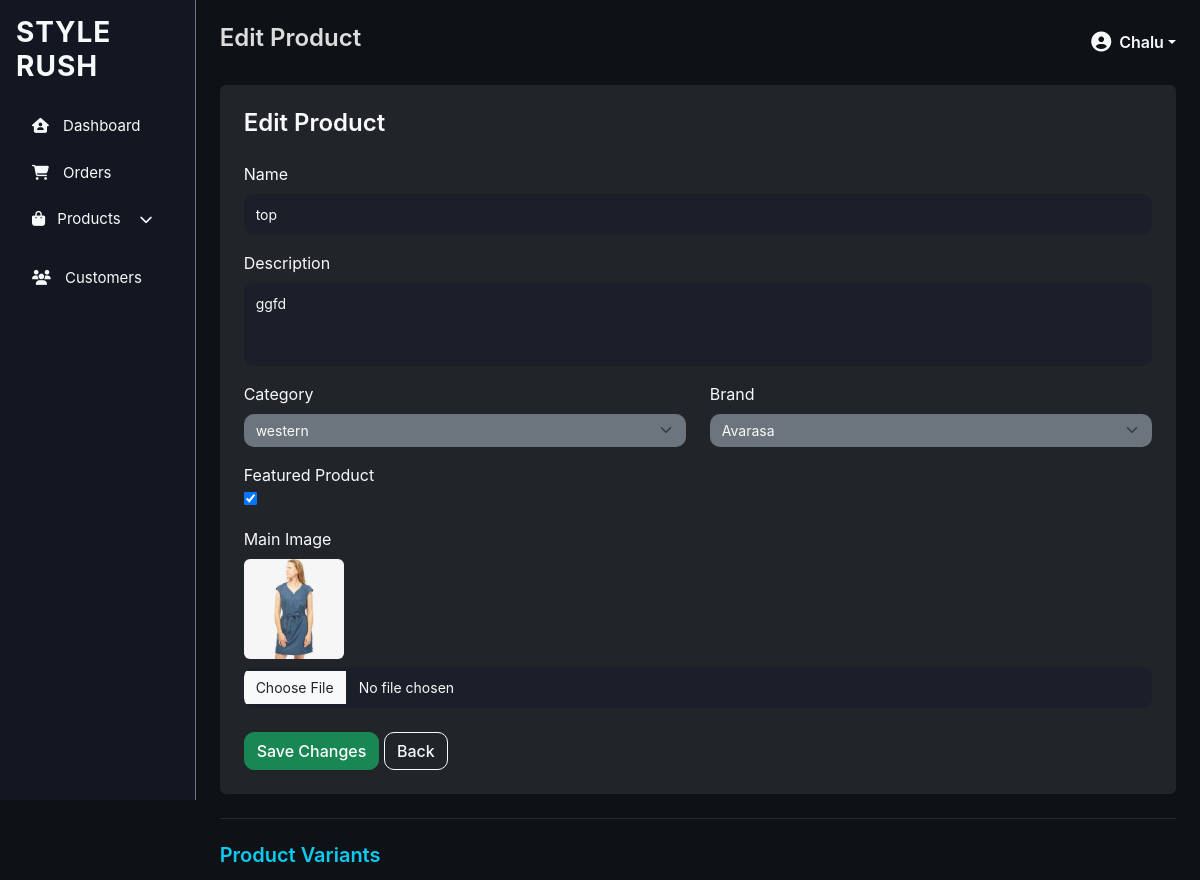
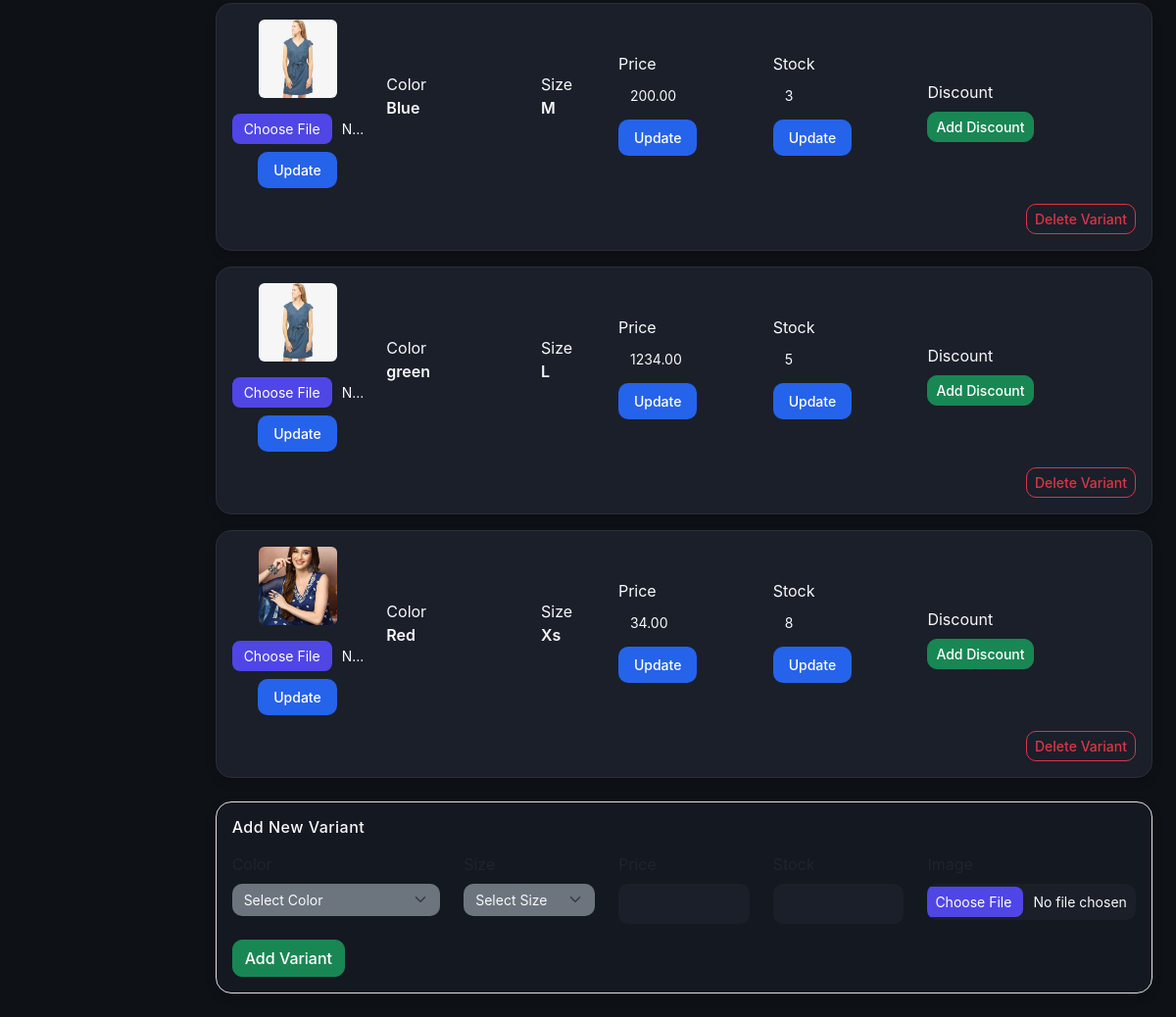
/productapp/products/2/edit/ (signed in), run on the app's committed database (2 pictures, top to bottom).
### fashion/models.py (models this page shows, shortened)
class CustomUser(AbstractUser):
    email = models.EmailField(unique=True)
    USERNAME_FIELD = 'username'
    REQUIRED_FIELDS = ['email']

### product/models.py (models this page shows, shortened)
class Product(models.Model):
    name = models.CharField(max_length=150)
    description = models.TextField(blank=True)
    category = models.ForeignKey(Category, on_delete=models.CASCADE, related_name='products')
    brand = models.ForeignKey(Brand, on_delete=models.SET_NULL, null=True, blank=True)
    featured = models.BooleanField(default=False)
    created_at = models.DateTimeField(auto_now_add=True)
    image = models.ImageField(upload_to='products/main/', blank=True, null=True)

class Category(models.Model):
    name = models.CharField(max_length=100)
    image = models.ImageField(upload_to='categories/', blank=True, null=True)

class Brand(models.Model):
    name = models.CharField(max_length=100)
    logo = models.ImageField(upload_to='brands/', blank=True, null=True)
    website = models.URLField(blank=True, null=True)

class ProductVariant(models.Model):
    product = models.ForeignKey(Product, on_delete=models.CASCADE, related_name='variants')
    color = models.ForeignKey(ProductColor, on_delete=models.CASCADE, related_name='variants')
    size = models.ForeignKey(ProductSize, on_delete=models.CASCADE, related_name='variants')
    price = models.DecimalField(max_digits=8, decimal_places=2)
    stock = models.PositiveIntegerField(default=0)
    image = models.ImageField(upload_to='products/variants/', blank=True, null=True)
    class Meta:
        unique_together = ('product','color', 'size')  # Prevent duplicate combinations

class ProductColor(models.Model):
    name = models.CharField(max_length=50)
    color_code = models.CharField(max_length=7, help_text="HEX code like #ff0000", blank=True, null=True)
    main_image = models.ImageField(upload_to='products/colors/', blank=True, null=True)

class ProductSize(models.Model):
    size=models.CharField(max_length=5)

### productapp/views.py (the view, shortened to what this page needs)
# urls.py: path('products/<int:product_id>/edit/', edit_product, name='edit_product'),
@login_required
@user_passes_test(lambda u: u.is_superuser)
def edit_product(request, product_id):
    product = get_object_or_404(Product, id=product_id)
    categories = Category.objects.all()
    brands = Brand.objects.all()
    colors = ProductColor.objects.all()
    sizes = ProductSize.objects.all()
    variants = product.variants.all()
    return render(request, 'admin_app/edit_product.html', {
        'product': product,
        'categories': categories,
        'brands': brands,
        'colors': colors,
        'sizes': sizes,
        'variants': variants,
    })

### product/models.py (called while the page is built)
    def is_active(self):
        now = timezone.now()
        return self.active and self.start_date <= now and (self.end_date is None or now <= self.end_date)

### templates/admin_app/edit_product.html (shortened to what this page needs)
{% extends 'admin_app/base.html' %}
{% block title %}Edit Product{% endblock %}
{% block 'content' %}
<form method="POST" enctype="multipart/form-data" class="bg-dark p-4 rounded">
    <h4 class="fw-bold mb-4">Edit Product</h4>
    <div class="mb-3">
        <label class="form-label text-light">Name</label>
        <input type="text" name="name" value="{{ product.name }}" class="form-control bg-secondary text-light border-0">
    </div>
    <div class="mb-3">
        <label class="form-label text-light">Description</label>
        <textarea name="description" rows="3" class="form-control bg-secondary text-light border-0">{{ product.description }}</textarea>
    </div>
    <div class="row">
        <div class="col-md-6 mb-3">
            <label class="form-label text-light">Category</label>
            <select name="category" class="form-select bg-secondary text-light border-0">
                {% for cat in categories %}
                    <option value="{{ cat.id }}" {% if cat.id == product.category.id %}selected{% endif %}>
                        {{ cat.name }}
                    </option>
                {% endfor %}
            </select>
        </div>
        <div class="col-md-6 mb-3">
            <label class="form-label text-light">Brand</label>
            <select name="brand" class="form-select bg-secondary text-light border-0">
                {% for b in brands %}
                    <option value="{{ b.id }}" {% if product.brand and b.id == product.brand.id %}selected{% endif %}>
                        {{ b.name }}
                    </option>
                {% endfor %}
            </select>
        </div>
    </div>
    <div class="mb-3">
        <label>Featured Product</label><br>
        <input type="checkbox" name="featured" {% if product.featured %}checked{% endif %}>
    </div>
    <div class="mb-4">
        <label class="form-label text-light">Main Image</label><br>
        {% if product.image %}
            <img src="{{ product.image.url }}" width="100" class="rounded mb-2"><br>
        {% endif %}
        <input type="file" name="image" class="form-control bg-secondary text-light border-0">
    </div>
    <div class="mt-4">
        <button type="submit" class="btn btn-success">Save Changes</button>
        <a href="{% url 'products' %}" class="btn btn-outline-light">Back</a>
    </div>
</form>
<hr class="border-secondary my-4">
<h5 class="text-info mb-3">Product Variants</h5>
{% if variants %}
    {% for v in variants %}
        <div class="card bg-secondary text-light p-3 mb-3">
            <div class="row align-items-center">
                <div class="col-md-2 text-center">
                    {% if v.image %}
                        <img src="{{ v.image.url }}" width="80" height="80" class="rounded mb-2" style="object-fit:cover;">
                    {% endif %}
                    <form method="POST" enctype="multipart/form-data" action="{% url 'update_variant_image' v.id %}">
                        <input type="file" name="image" class="form-control form-control-sm bg-dark text-light border-0 mt-1">
                        <button class="btn btn-sm btn-primary mt-1">Update</button>
                    </form>
                </div>
                <div class="col-md-2">
                    <label>Color</label>
                    <p class="fw-bold">{{ v.color.name }}</p>
                </div>
                <div class="col-md-1">
                    <label>Size</label>
                    <p class="fw-bold">{{ v.size.size }}</p>
                </div>
                <div class="col-md-2">
                    <form method="POST" action="{% url 'update_variant_price' v.id %}">
                        <label>Price</label>
                        <input type="number" step="0.01" name="price" value="{{ v.price }}"
                               class="form-control form-control-sm bg-dark text-light border-0">
                        <button class="btn btn-sm btn-primary mt-1">Update</button>
                    </form>
                </div>
                <div class="col-md-2">
                    <form method="POST" action="{% url 'update_variant_stock' v.id %}">
                        <label>Stock</label>
                        <input type="number" name="stock" value="{{ v.stock }}"
                               class="form-control form-control-sm bg-dark text-light border-0">
                        <button class="btn btn-sm btn-primary mt-1">Update</button>
                    </form>
                </div>
                <div class="col-md-3 mt-3">
                    <label class="d-block text-light">Discount</label>
                    {% if v.discount and v.discount.is_active %}
                        <span class="badge bg-success mb-2">{{ v.discount.percent }}% OFF</span><br>
                        <a href="{% url 'edit_discount' v.discount.id %}" class="btn btn-sm btn-warning mt-1">Edit</a>
                        <a href="{% url 'delete_discount' v.discount.id %}"
                           onclick="return confirm('Delete this discount?')"
                           class="btn btn-sm btn-danger mt-1">Delete</a>
                    {% else %}
                        <a href="{% url 'add_discount' v.id %}"
                           class="btn btn-sm btn-success mt-2">Add Discount</a>
                    {% endif %}
                </div>
                <div class="col-md-12 text-end mt-3">
                    <form action="{% url 'delete_variant' v.id %}" method="POST" style="display:inline;">
                        <button type="submit" class="btn btn-sm btn-outline-danger"
                                onclick="return confirm('Delete this variant?')">
                            Delete Variant
                        </button>
                    </form>
                </div>
            </div>
        </div>
    {% endfor %}
{% else %}
    <p class="text-muted">No variants yet.</p>
{% endif %}
<div class="card bg-dark border p-3 mt-4">
    <h6 class="text-light mb-3">Add New Variant</h6>
    <form method="POST" enctype="multipart/form-data" action="{% url 'add_variant_from_edit' product.id %}">
        <div class="row">
            <div class="col-md-3">
                <label class="form-label">Color</label>
                <select name="color" class="form-select bg-secondary text-light border-0">
                    <option value="">Select Color</option>
                </select>
            </div>
            <div class="col-md-2">
                <label class="form-label">Size</label>
                <select name="size" class="form-select bg-secondary text-light border-0">
                    <option value="">Select Size</option>
                </select>
            </div>
            <div class="col-md-2">
                <label class="form-label">Price</label>
                <input type="number" step="0.01" name="price" class="form-control bg-secondary text-light border-0">
            </div>
            <div class="col-md-2">
                <label class="form-label">Stock</label>
                <input type="number" name="stock" class="form-control bg-secondary text-light border-0">
            </div>
            <div class="col-md-3">
                <label class="form-label">Image</label>
                <input type="file" name="image" class="form-control bg-secondary text-light border-0">
            </div>
        </div>
        <button class="btn btn-success mt-3">Add Variant</button>
    </form>
</div>
{% endblock %}

### templates/admin_app/base.html (shortened to what this page needs)
{% load static %}
<!DOCTYPE html>
<html lang="en">
<head>
    <link href="https://cdn.jsdelivr.net/npm/bootstrap@5.3.0/dist/css/bootstrap.min.css" rel="stylesheet">
    <link rel="stylesheet" href="https://cdnjs.cloudflare.com/ajax/libs/font-awesome/6.4.0/css/all.min.css" />
    <link rel="stylesheet" href="{% static 'css/dashboard.css' %}">
</head>
<body class="text-light">
    <div class="d-flex">
        <nav class="p-3 vh-100 border-end border-secondary" style="width: 250px;">
            <h3 class="text-light mb-4">STYLE<br>RUSH</h3>
            <ul class="nav flex-column">
                <li class="nav-item">
                    <a href="{% url 'dashboard' %}" class="nav-link text-light">
                        <i class="fa-solid fa-house-user"></i> Dashboard
                    </a>
                </li>
                <li class="nav-item">
                    <a href="{% url 'orders' %}" class="nav-link text-light">
                        <i class="fa-solid fa-cart-shopping"></i> Orders
                    </a>
                </li>
                <li class="nav-item dropdown">
                    <a class="nav-link text-light d-flex justify-content-between align-items-center"href="#" id="productDropdown" role="button" data-bs-toggle="collapse" data-bs-target="#productMenu"aria-expanded="false" aria-controls="productMenu">
                        <span><i class="fa-solid fa-bag-shopping me-2"></i> Products</span>
                        <i class="fa-solid fa-chevron-down small"></i>
                    </a>
                </li>
                <li class="nav-item">
                    <a href="{% url 'customers' %}" class="nav-link text-light">
                        <i class="fa-solid fa-users"></i> Customers
                    </a>
                </li>
            </ul>
        </nav>
        <div class="flex-grow-1 p-4">
            <div class="d-flex justify-content-between align-items-center mb-4">
                <h4>{% block title %}{% endblock %}</h4>
                <div class="dropdown">
                    <a class="d-flex align-items-center text-light text-decoration-none dropdown-toggle" href="#" role="button" id="adminDropdown" data-bs-toggle="dropdown" aria-expanded="false">
                        {% if request.user.is_authenticated and request.user.profile.profile_image %}
                            <img src="{{ request.user.profile.profile_image.url }}"
                                alt="{{ request.user.username }}"
                                class="rounded-circle me-2 border border-secondary"
                                width="35" height="35">
                        {% else %}
                            <i class="fa-solid fa-user-circle fs-5 me-2"></i>
                        {% endif %}
                        <span class="fw-bold">{{ request.user.username|default:"Admin" }}</span>
                    </a>
                </div>
            </div>
            {% block 'content' %}{% endblock %}
        </div>
    </div>
</body>
</html>

### static/css/dashboard.css (style rules this page uses)
body { background-color: #0e1217; color: #fff; font-family: 'Inter', 'Poppins', sans-serif; }
h3, h4, h5 { font-weight: 600; }
nav { background-color: #121721; border-right: 1px solid #2c2f36 !important; }
nav h3 { letter-spacing: 1px; font-weight: 700; }
.nav-link { color: #bbb; font-size: 15px; margin-bottom: 8px; transition: all 0.2s ease; }
.nav-link i { margin-right: 10px; }
.flex-grow-1 { background-color: #0e1217; }
.card { border: none; border-radius: 15px; box-shadow: 0 0 10px rgba(255, 255, 255, 0.05); }
.card.bg-secondary { background-color: #1a1f2a !important; }
.card.bg-dark { background-color: #141820 !important; }
.d-flex.justify-content-between { color: #ddd; }
.fw-bold { font-weight: 600 !important; }
.d-flex.justify-content-between.align-items-center { margin-bottom: 20px; }
.btn.btn-primary { background-color: #2563eb; border: none; font-weight: 500; border-radius: 10px; padding: 8px 16px; transition: background-color 0.2s ease; }
select.form-select { background-color: #141820; border: 1px solid #2a2f36; color: #fff; border-radius: 10px; padding: 6px 12px; font-size: 14px; }
select.form-select option { background-color: #141820; }
.btn { border-radius: 10px; font-weight: 500; transition: all 0.2s ease-in-out; }
.btn-primary { background-color: #4f46e5; border: none; }
.card { border-radius: 16px; border: 1px solid #2a2e35; background-color: #141820 !important; box-shadow: 0 4px 10px rgba(0, 0, 0, 0.25); }
.card h6 { color: #9ca3af; font-weight: 500; letter-spacing: 0.5px; }
.form-control { background-color: #1a1f29 !important; border: 1px solid #2a2e35; border-radius: 10px; color: #fff; padding: 10px 12px; font-size: 14px; transition: border 0.2s ease; }
textarea.form-control { resize: none; }
.card input[type="file"] { background-color: #1a1f29; color: #9ca3af; border: 1px solid #2a2e35; border-radius: 10px; padding: 8px; font-size: 14px; }

### data on the page
CustomUser: user.username "Chalu"
Product: name "top", description "ggfd", category "western", brand "Avarasa", featured "☑", image (picture)
ProductVariant: image (picture), color.name "Blue", size.size "M", price "200.00", stock "3", shows "Add Discount"
ProductVariant: image (picture), color.name "green", size.size "L", price "1234.00", stock "5", shows "Add Discount"
ProductVariant: image (picture), color.name "Red", size.size "Xs", price "34.00", stock "8", shows "Add Discount"
